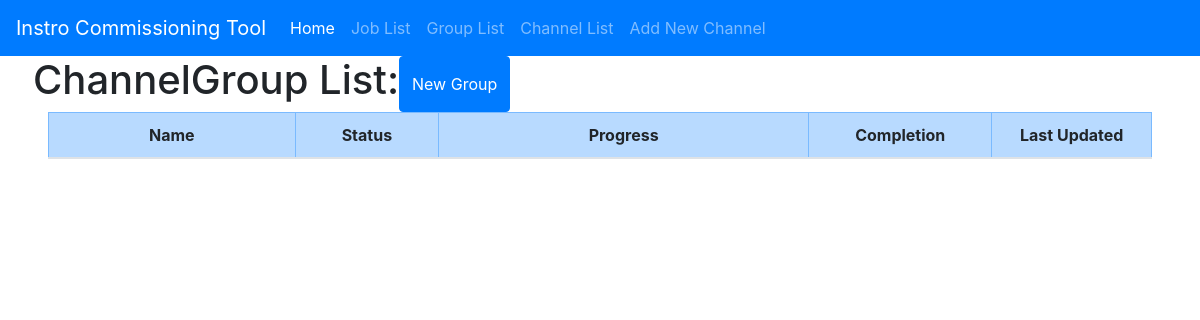
/job/1, run on an earlier commit of the app's database.
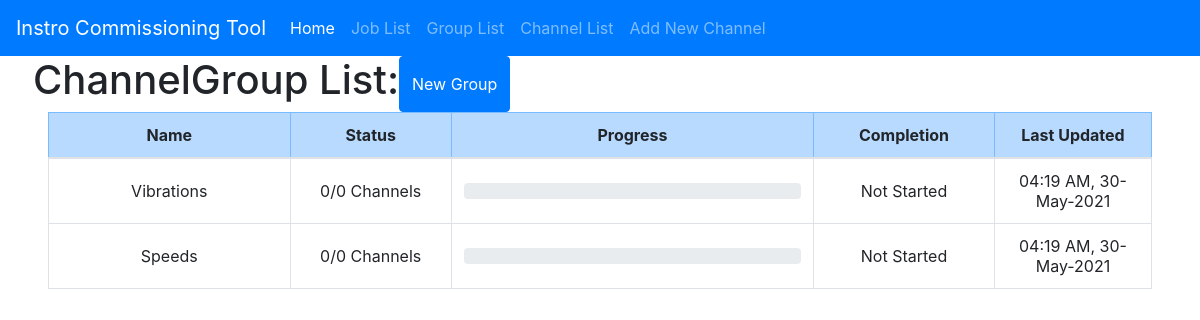
And on a later commit of the database.
### app/models.py (models this page shows, shortened)
class ChannelGroup(db.Model):
	id = db.Column(db.Integer, primary_key=True)
	name = db.Column(db.String(32))
	last_updated = db.Column(db.DateTime, default=datetime.utcnow)
	channels = db.relationship('Channel', backref='channel_group', lazy='dynamic')
	job_id = db.Column(db.Integer, db.ForeignKey('job.id'))
	def all_channels(self):
		return Channel.query.filter_by(group_id=self.id).all()
	def num_channels(self):
		return Channel.query.filter_by(group_id=self.id).count()
	def status(self):
		channels = self.all_channels()
		num_passed = 0
		num_failed = 0
		num_untested = 0
		for ch in channels:
			comp = ch.completion()
			if comp == 'Untested' or comp == 'In-Progress': num_untested += 1
			if comp == 'Pass': num_passed += 1
			if comp == 'Fail': num_failed += 1
		result = {'passed': num_passed, 'failed': num_failed, 'untested': num_untested}
		return result
	def progress(self):
		total = self.num_channels()
		if total > 0:
			status = self.status()
			passed = (status['passed'] / total) * 100
			failed = (status['failed'] / total) * 100
			untested = (status['untested'] / total) * 100
		else:
			passed = 0
			failed = 0
			untested = 100
		result = {'passed': passed, 'failed': failed, 'untested': untested}
		return result
	def completion(self):
		total = self.num_channels()
		status = self.status()
		if status['untested'] == total:
			return 'Not Started'
		elif status['passed'] == total:
			return 'Complete'
		else:
			return 'In-Progress'

### app/main/routes.py (the view)
@bp.route('/job/<job_id>', methods=['GET', 'POST'])
def job(job_id):
    job = Job.query.filter_by(id=job_id).first_or_404()
    group_list = job.all_groups()
    return render_template('group_list.html', title='Group List', group_list=group_list, job=job)

### app/models.py (called while the page is built)
	def all_groups(self):
		return ChannelGroup.query.filter_by(job_id=self.id).all()

### app/templates/group_list.html (shortened to what this page needs)
{% extends "base.html" %}
{% block app_content %}
    <div>
        <div class="row">
            <h1>ChannelGroup List:</h1>
            <button type="button" class="btn btn-primary">
                <a style="color:#FFFFFF;" href="{{ url_for('main.new_group', job_id=job.id) }}">New Group</a>
            </button>
        </div>
        <form>
            <table class="table table-hover table-bordered align-middle">
                <thead>
                    <tr class="table-primary text-center align-middle">
                        <th class="align-middle" width="10%">Name</th>
                        <th class="align-middle" width="5%">Status</th>
                        <th class="align-middle" width="15%">Progress</th>
                        <th class="align-middle" width="5%">Completion</th>
                        <th class="align-middle" width="5%">Last Updated</th>
                    </tr>
                </thead>
                <tbody>
                    {% for group in group_list %}
                        {% include '_group.html' %}
                    {% endfor %}
                </tbody>
            </table>
        </form>
    </div>
{% endblock %}

### app/templates/base.html (shortened to what this page needs)
{% block head %}
    {% block styles %}
        <link rel="stylesheet" href="https://cdn.jsdelivr.net/npm/bootstrap-icons@1.5.0/font/bootstrap-icons.css">
        {{ bootstrap.load_css() }}
    {% endblock %}
{% endblock %}
{% block navbar %}
    <nav class="navbar navbar-expand-lg navbar-dark bg-primary">
        <a class="navbar-brand" href="{{ url_for('main.index') }}">Instro Commissioning Tool</a>
        <div class="collapse navbar-collapse" id="navbarColor01">
            <ul class="navbar-nav mr-auto">
                <li class="nav-item active">
                    <a class="nav-link" href="{{ url_for('main.index') }}">Home
                    </a>
                </li>
                <li class="nav-item">
                    <a class="nav-link" href="{{ url_for('main.job_list') }}">Job List</a>
                </li>
                <li class="nav-item">
                    <a class="nav-link" href="{{ url_for('main.group_list') }}">Group List</a>
                </li>
                <li class="nav-item">
                    <a class="nav-link" href="{{ url_for('main.channel_list') }}">Channel List</a>
                </li>
                <li class="nav-item">
                    <a class="nav-link" href="{{ url_for('main.new_channel') }}">Add New Channel</a>
                </li>
            </ul>
        </div>
    </nav>
{% endblock %}
{% block content %}
    <div class="container-xxl" style="margin-left: 48px;margin-right: 48px;">
        {% block app_content %}{% endblock %}
    </div>
{% endblock %}

### app/templates/_group.html (shortened to what this page needs)
{% block app_content %}
<tr class="text-center" id="group-{{ group.id }}">
    {% set progress = group.progress() %}
    {% set status = group.status() %}
    <td class="align-middle">{{ group.name }}</td>
    <td class="align-middle">{{ status['passed'] }}/{{ group.num_channels() }} Channels</td>
    <td class="align-middle">
        <div class="row">
            <div class="col-12">
                <div class="progress">
                </div>
            </div>
        </div>
    </td>
    <td class="align-middle">{{ group.completion() }}</td>
    <td class="align-middle">{{ moment(group.last_updated).format("hh:mm A, DD-MMM-YYYY") }}</td>
</tr>
{% endblock %}

What changed in the data, as far as the page shows it:
added ChannelGroup: name "Vibrations", passed "0", num_channels "0", completion "Not Started", last_updated "04:19 AM, 30-May-2021"
added ChannelGroup: name "Speeds", passed "0", num_channels "0", completion "Not Started", last_updated "04:19 AM, 30-May-2021"
